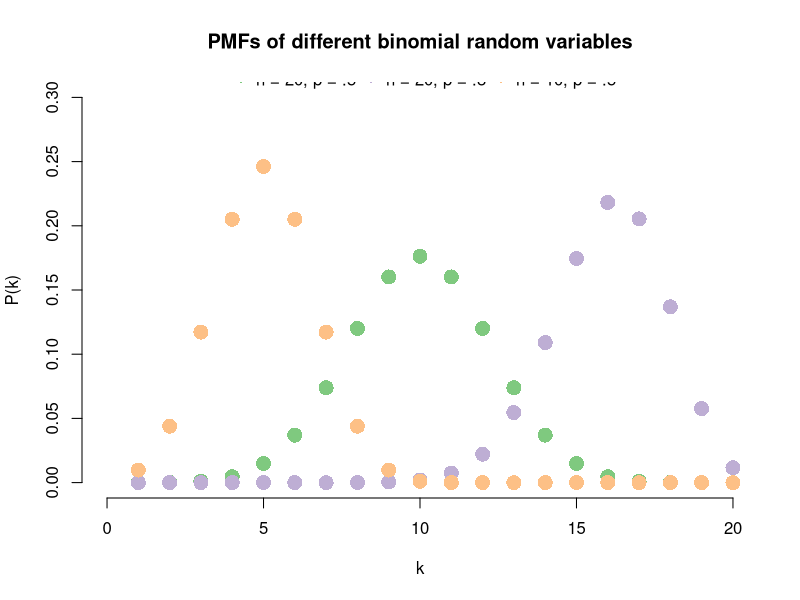
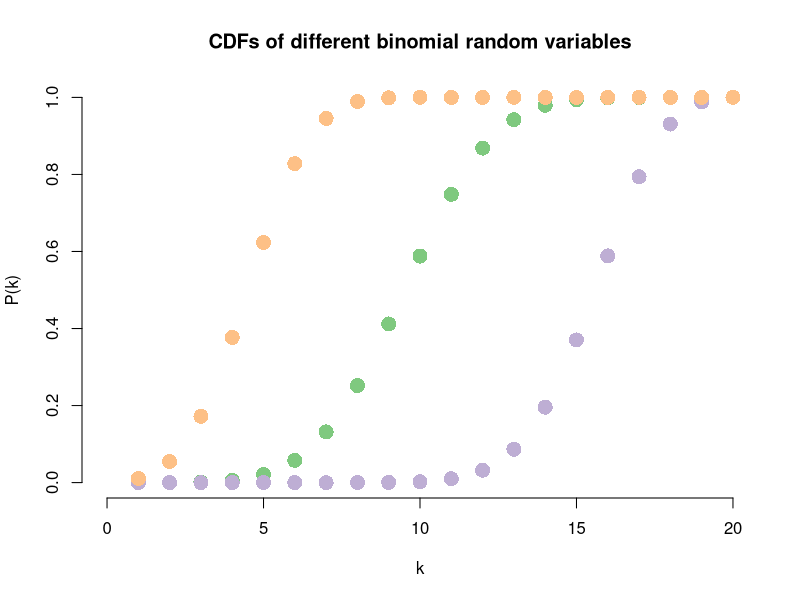

Write the R code that produced these figures, in order.
## ---- chunk 1
k <- 1:20
plot(k, dbinom(k, 20, .5), main="PMFs of different binomial random variables",
     bty="n", cex=2, pch=16, col="#7FC97F",
     ylab="P(k)", xlim=c(0, 20), ylim=c(0, .3))
points(k, dbinom(k, 20, .8), cex=2, pch=16, col="#BEAED4")
points(k, dbinom(k, 10, .5), cex=2, pch=16, col="#FDC086")
legend(3.8, .33, c("n = 20, p = .5", "n = 20, p = .8", "n = 10, p = .5"),
       col=c("#7FC97F", "#BEAED4", "#FDC086"), pch=16, box.lwd = 0, horiz=TRUE)
  
## ---- chunk 2
k <- 1:20
plot(k, pbinom(k, 20, .5), main="CDFs of different binomial random variables",
     bty="n", cex=2, pch=16, col="#7FC97F",
     ylab="P(k)", xlim=c(0, 20), ylim=c(0, 1))
points(k, pbinom(k, 20, .8), cex=2, pch=16, col="#BEAED4")
points(k, pbinom(k, 10, .5), cex=2, pch=16, col="#FDC086")
## ---- chunk 3
p <- pbinom(q=15 - 1,  # We want P(X >= x), not P(X > x)
            size=20,
            prob=0.5,
            lower.tail=FALSE)
## ---- chunk 4
p <- 2 * pbinom(15 - 1, 20, 0.5, FALSE)
## ---- chunk 5
res <- binom.test(15, 20, 0.5)
print(res)
## ---- chunk 6
n <- 20
k <- 15
p.hat <- k / n
se <- sqrt(p.hat * (1 - p.hat) / n)
z <- qnorm(.975)
ci <- c(p.hat - se * z, p.hat + se * z)
names(ci) <- c("2.5%", "97.5%")
print(sprintf("phat = %.2f", p.hat))
print(ci)
## ---- chunk 7
n <- 200
k <- 150
p.hat <- k / n
se <- sqrt(p.hat * (1 - p.hat) / n)
z <- qnorm(.975)
ci <- c(p.hat - se * z, p.hat + se * z)
names(ci) <- c("2.5%", "97.5%")
print(sprintf("phat = %.2f", p.hat))
print(ci)
